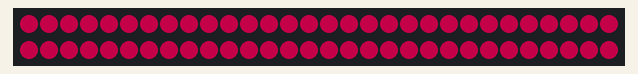
Bench run of a sketch on a simulated Arduino Uno, built with avr-gcc and run on an emulated ATmega328P. Parts: 60 RGB LEDs in strip order, left to right, continuing on the next row. Dim RGB values are drawn brighter than linear; random numbers use the default seed unless the sketch sets one.

Above: at 3.4 s.
At 5.56 s:
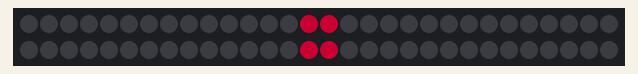
At 14.71 s:
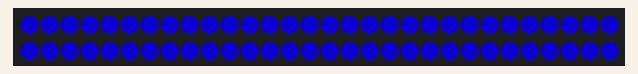
At 15.07 s:
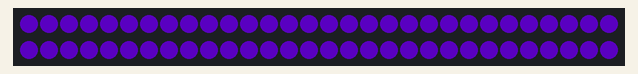
At 26.38 s:
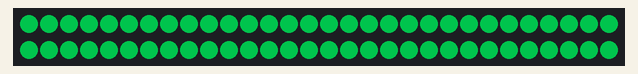
At 37.69 s:
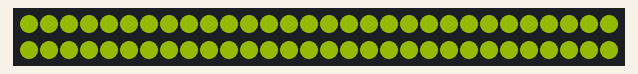

The sketch:

vests.ino
```cpp
// Board:  Adafruid Gemma 8MHz
// Programmer: USBTinyISP

#include <Adafruit_NeoPixel.h>
#ifdef __AVR__
  #include <avr/power.h>
#endif

#define PIN 1

Adafruit_NeoPixel strip = Adafruit_NeoPixel(60, PIN, NEO_GRB + NEO_KHZ800);

void setup() {
  strip.begin();
  strip.setBrightness(128);
  strip.show();
}

void loop() {
  chase(50);
  boop(250);
  black(100);
  boop(250);
  black(100);
  rise(100);
}

void chase(uint8_t wait) {
  uint16_t i, j, c;

  for(j=0; j<strip.numPixels(); j++) {

    // Clear individual pixels
    for(i=0; i < (strip.numPixels()); i++) {
      strip.setPixelColor(i, 0);
    }

    // Light individual pixel
    c = (int)(255 / strip.numPixels()) * j;
    if(j < 15) {  // Row one = 29 (bottom) to 15  (top)
      i = 29 - j;
    } else if(j < 30) { // Row two = 0 (bottom) to 14 (top)
      i = 29 - j;
    } else if(j < 45) { // Row three = 59 (bottom) to 45 (top)
      i = 59 - (j - 30);
    } else if(j < 60) { // Row four = 30 (bottom) to 44 (top)
      i = 45 - (j - 44);
    }
    strip.setPixelColor(i, Wheel(c & 255));

    // Set pixels
    strip.show();
    delay(wait);
  }
}

void boop(uint8_t wait) {
  uint16_t i, j, c;

  c = random(0, 255);
  for(i=0; i < (strip.numPixels()); i++) {
    strip.setPixelColor(i, Wheel(c & 255));
  }
  strip.show();
  delay(wait);
}

void rise(uint8_t wait) {
  uint16_t i, j, c;

  for(i=0; i < (strip.numPixels() / 4); i++) {

    for(j=0; j < (strip.numPixels()); j++) {
      strip.setPixelColor(j, 0);
    }

    c = (int)(255 / (strip.numPixels() / 4)) * i;
    strip.setPixelColor((29 - i), Wheel(c & 255));
    strip.setPixelColor(i, Wheel(c & 255));
    strip.setPixelColor(59 - i, Wheel(c & 255));
    strip.setPixelColor(30 + i, Wheel(c & 255));
    strip.show();
    delay(wait);
  }
  delay(wait);

}

void black(uint8_t wait) {
  uint16_t i, j, c;
  for(i=0; i < (strip.numPixels()); i++) {
    strip.setPixelColor(i, 0);
  }
  strip.show();
  delay(wait);
}

// Input a value 0 to 255 to get a color value.
// The colours are a transition r - g - b - back to r.
uint32_t Wheel(byte WheelPos) {
  WheelPos = 255 - WheelPos;
  if(WheelPos < 85) {
    return strip.Color(255 - WheelPos * 3, 0, WheelPos * 3);
  }
  if(WheelPos < 170) {
    WheelPos -= 85;
    return strip.Color(0, WheelPos * 3, 255 - WheelPos * 3);
  }
  WheelPos -= 170;
  return strip.Color(WheelPos * 3, 255 - WheelPos * 3, 0);
}
```
